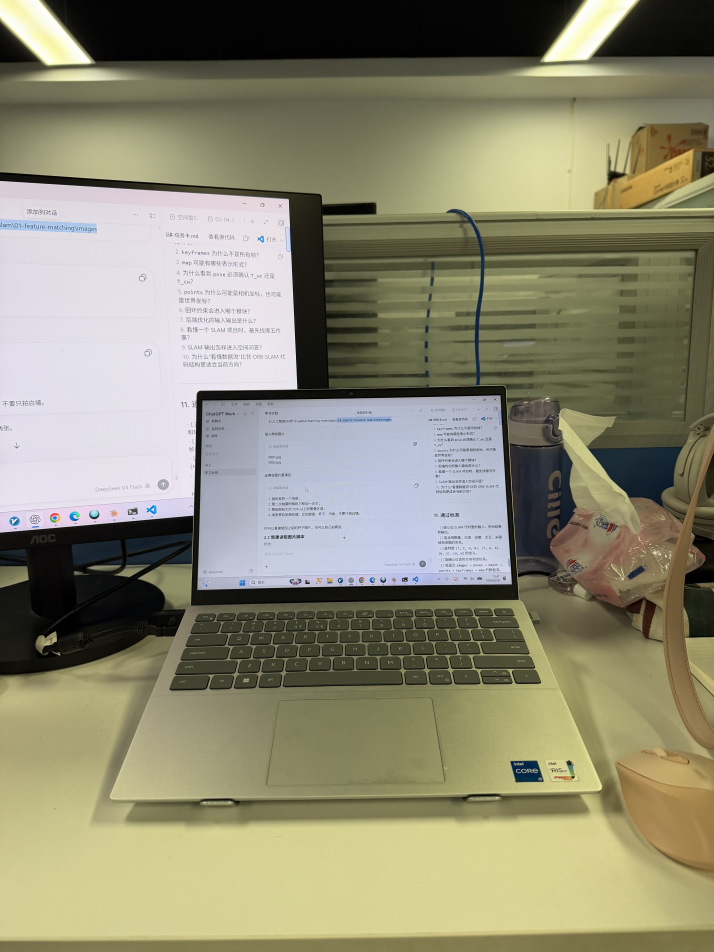
#> input picture labs/3.4-slam/01-feature-matching/images/0001.JPG, 4284 x 5712 px (shown at 1/6 size)
$ python read_images.py
#> lines starting #> are read from the running program, lines starting #| are printed output that depends on the picture; long printed decimals are rounded
from pathlib import Path

import cv2
import numpy as np


# 第 1 步：准备两张图片，并让 OpenCV 正确读进来

#当前脚本所在目录
# Path(__file__)：当前脚本的路径。
# .parent：它所在的文件夹
base_dir=Path(__file__).parent


#两张图片的路径  /：Path 对象的路径拼接
img1_path=base_dir/"images"/"0001.JPG"
img2_path=base_dir/"images"/"0002.JPG"


# 定义一个函数：读取图片
def read_image_unicode(path):
    """
    使用 NumPy 先读取文件字节，再用 OpenCV 解码。

    目的：
    - 避免 OpenCV 在 Windows 中文路径下直接 imread 失败；
    - 保留图片的原始像素内容。
    """
    # 第一步：用 NumPy 读取文件字节
    # np.fromfile：把文件读成一串字节。
    # dtype=np.uint8：每个字节是 0–255 的整数。
    # str(path)：把 Path 对象转成字符串，因为 np.fromfile 需要字符串。
    # 效果：把图片文件原封不动地读进内存，变成一串数字
    file_bytes=np.fromfile(str(path),dtype=np.uint8)

    # 第二步：用 OpenCV 解码
    # cv2.imdecode：把字节解码成图像。
    # cv2.IMREAD_COLOR：读成彩色图。
    # 效果：把字节变成真正的图像数组
    image=cv2.imdecode(file_bytes,cv2.IMREAD_COLOR)
#> image is the input picture: shape (5712, 4284, 3); mean B, G, R 114.3, 137.7, 140.6

    # 第三步：检查是否成功
    if image is None:
        raise FileNotFoundError(f"图片读取失败:{path}")

    # 为什么不用 cv2.imread？
    # 因为：OpenCV 的 cv2.imread 在 Windows 中文路径下经常失败。
    # 用 np.fromfile + cv2.imdecode 可以绕过这个问题
    return image


#读取两张图片
img1=read_image_unicode(img1_path)
img2=read_image_unicode(img2_path)
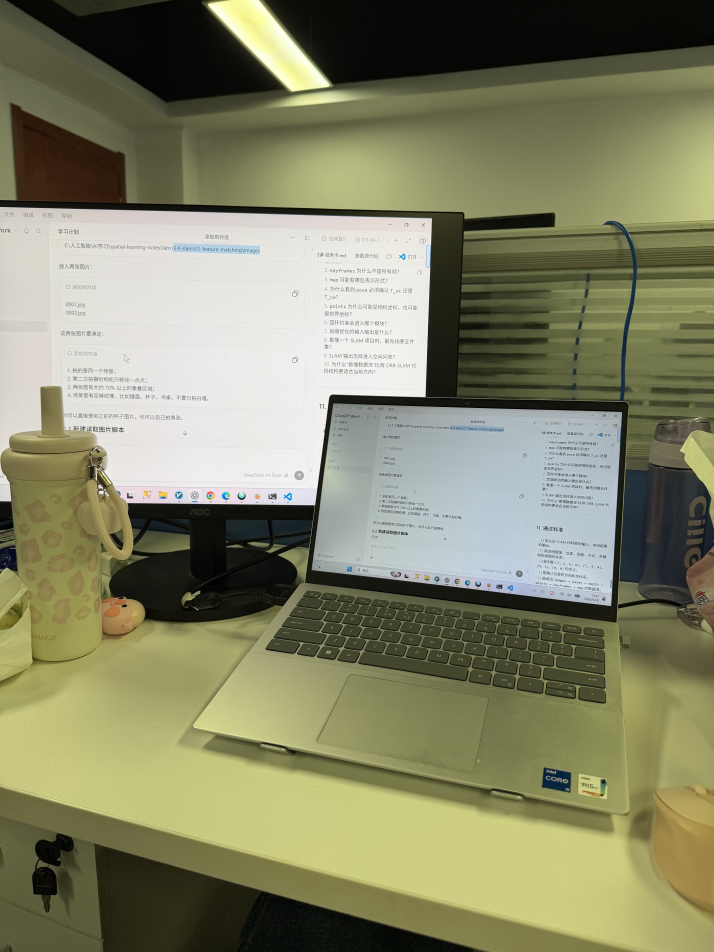
#> input picture labs/3.4-slam/01-feature-matching/images/0002.JPG, 4284 x 5712 px (shown at 1/6 size)
#> in read_image_unicode, image is the input picture: shape (5712, 4284, 3); mean B, G, R 103.4, 132.7, 132

#打印图片信息
#OpenCV 默认读取的是 BGR，不是 RGB  H,W,3
print("image1 path:", img1_path)
print("image1 shape:", img1.shape) #(5712, 4284, 3)
#| image1 shape: (5712, 4284, 3)
print("image1 dtype:", img1.dtype)
#| image1 dtype: uint8
print("image1 min/max:", img1.min(), img1.max())
#| image1 min/max: 0 255
print()
print("image2 path:", img2_path)
print("image2 shape:", img2.shape) #(5712, 4284, 3)
#| image2 shape: (5712, 4284, 3)
print("image2 dtype:", img2.dtype)
#| image2 dtype: uint8
print("image2 min/max:", img2.min(), img2.max())
#| image2 min/max: 0 255


# 第 2 步：缩小图片并转换成灰度图
# 目标
# 原始大图
#   → 按比例缩小
#   → BGR 彩色图
#   → 灰度图
# 为什么要这样做：
# - 特征检测通常只需要灰度纹理；
# - 缩小图片可以减少计算量；
# - 保持宽高比，避免图片被拉伸变形。
# 定义函数：按比例缩小图片
def resize_keep_ratio(image,max_side=1280):
    """
    按比例缩小图片，使最长边不超过 max_side。

    如果原图本来就不大，则不放大。
    """
#> called with max_side = 1280
    height,width=image.shape[:2]  #取图片的前两个维度，就是高度和宽度

    #计算缩放比例
    # max(height, width)：图片最长的那条边。
    # max_side / max(height, width)：最长边缩到 max_side 需要的比例。
    # min(1.0, ...)：如果图片本来就不大，比例不超过 1.0，也就是不放大。
    # 效果：如果图片是 4000×3000，最长边 4000，比例是 1280/4000 = 0.32。
    # 如果图片是 800×600，最长边 800，比例是 1280/800 = 1.6，但取 min(1.0, 1.6) = 1.0，不放大。
    # 生活比喻：大图 → 缩小到最长边 1280。小图 → 保持原样。
    scale=min(1.0,max_side/max(height,width))

    #如果比例小于 1.0，就缩小
    if scale<1.0:
        new_width=int(width*scale)
        new_height=int(height*scale)

        #INTER_AREA 更适合缩小图片
        resized=cv2.resize(
            image,
            (new_width,new_height),
            interpolation=cv2.INTER_AREA  #缩小图片时推荐的插值方式
        )
        return resized
    #如果图片本来就不大，直接返回原图，不做缩放
    return image


#缩小两张图片
img1_small=resize_keep_ratio(img1)
img2_small=resize_keep_ratio(img2)

#转成灰度图
#opencv 默认读入的是BGR，这里转成灰度
gray1=cv2.cvtColor(img1_small,cv2.COLOR_BGR2GRAY)
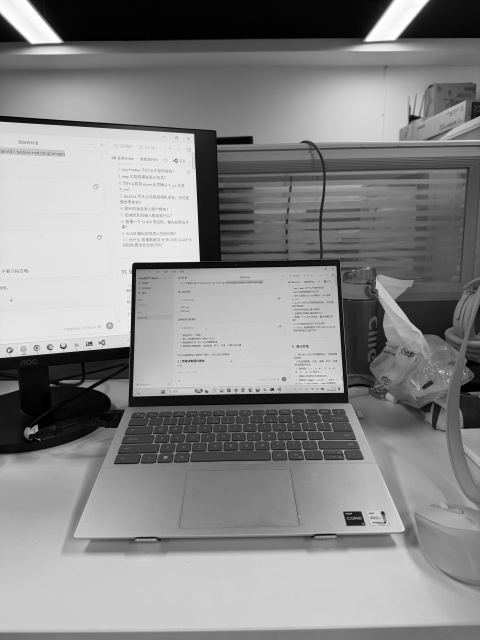
#> gray1: shape (1280, 960) (shown at 1/2 size); min 0, max 255, mean 135.9
gray2=cv2.cvtColor(img2_small,cv2.COLOR_BGR2GRAY)
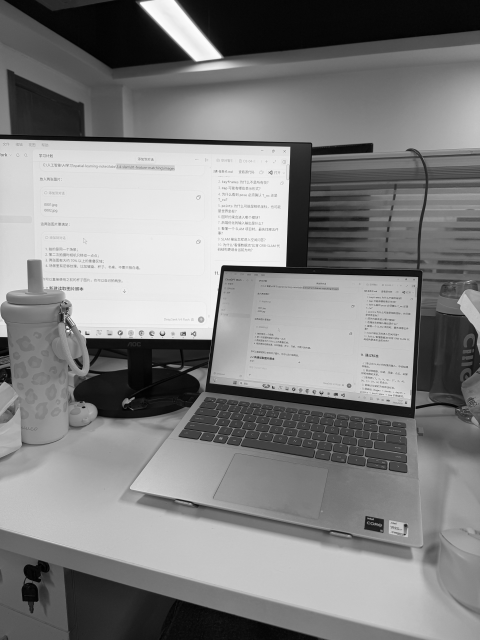
#> gray2: shape (1280, 960) (shown at 1/2 size); min 1, max 254, mean 129.2

#查看缩小后的彩色图形状
print("img1_small shape:",img1_small.shape) #(1280, 960, 3)
#| img1_small shape: (1280, 960, 3)
print("img2_small shape:",img2_small.shape) #(1280, 960, 3)
#| img2_small shape: (1280, 960, 3)

#查看灰度图形状
print("gray1 shape:",gray1.shape) #(1280, 960)
#| gray1 shape: (1280, 960)
print("gray2 shape:",gray2.shape) #(1280, 960)
#| gray2 shape: (1280, 960)


# 第 3 步：检测两张图的 ORB 特征点
# 在两张灰度图里，检测 ORB 特征点，并计算它们的描述子。
# 也就是说：找出图片里“好认的点”。
# 给每个点算一个“指纹”，用来判断两张图里哪些点是同一个。

# keypoint：特征点在图片中的位置
# 1. 特征点（keypoint）
# 特征点就是：图片里好认的点。
# 比如：拐角,边缘交点,纹理明显的地方
# 每个特征点有一个位置：(x, y)。

# descriptor：描述这个特征点周围长什么样的向量
# 2. 描述子（descriptor）
# 描述子就是：描述这个特征点周围长什么样的向量。
# 它就像特征点的“指纹”。
# 同一个真实点，在不同图片里，描述子应该很相似。
# 不同的点，描述子应该差很多。

# match：判断第一张图的特征点和第二张图的哪个特征点是同一个
# 3. 匹配（match）
# 匹配就是：判断第一张图的特征点和第二张图的哪个特征点是同一个。
# 匹配靠的就是描述子。

#创建orb特征检测器
#nfeatures 表示最多保留多少个特征点
orb=cv2.ORB_create(nfeatures=1000)

#对第一张灰度图检测特征点和描述子
# orb.detectAndCompute：检测特征点并计算描述子。
# gray1：输入的灰度图。
# None：没有掩码，表示整张图都检测
keypoints1,descriptors1=orb.detectAndCompute(gray1,None)
#> keypoints1 = 1000 keypoints; strongest (x, y, size): (398, 522, 31), (397, 522, 37.2), (397, 521, 44.6), (394, 520, 92.6)

#对第二张灰度图检测特征点和描述子
keypoints2,descriptors2=orb.detectAndCompute(gray2,None)
#> keypoints2 = 1000 keypoints; strongest (x, y, size): (571, 532, 31), (570, 532, 37.2), (570, 531, 44.6), (570, 530, 53.6)

print("keypoints1 数量=",len(keypoints1)) #1000
#| keypoints1 数量= 1000
print("keypoints2 数量=",len(keypoints2)) #1000
#| keypoints2 数量= 1000

print(
    "descriptors1 shape =",
    None if descriptors1 is None else descriptors1.shape  #1000,32
)
#| descriptors1 shape = (1000, 32)

print(
    "descriptors2 shape =",
    None if descriptors2 is None else descriptors2.shape  #1000,32
)
#| descriptors2 shape = (1000, 32)


# 第 4 步：把两张图的特征点匹配起来
# 先理解流程：
# 第一张图的每个描述子
#   → 在第二张图里找最相似的描述子
#   → 得到匹配关系
# "相似"怎么判断？比较两个描述子的距离。
# 距离越小，越相似。
# 距离最小的那个，就是最佳匹配。

# ORB 的描述子是二进制向量，所以使用：NORM_HAMMING：计算二进制描述子的汉明距离

#创建暴力匹配器 暴力匹配器，逐个比较。
#ORB是二进制描述子，所以距离使用汉明距离
bf=cv2.BFMatcher(cv2.NORM_HAMMING)

#每个第一张图的特征点，找第二张图中最近的2个候选匹配
# 对每个特征点找最近的 2 个候选
# raw_matches = bf.knnMatch(descriptors1, descriptors2, k=2)
# knnMatch：K 近邻匹配。
# k=2：每个描述子找最近的 2 个候选。
# 为什么要找 2 个？
# 因为后面要用 Lowe ratio test 筛选。
# 返回结果：
# raw_matches：一个列表。
# 每个元素是一个 pair，包含 2 个匹配。
raw_matches=bf.knnMatch(descriptors1,descriptors2,k=2)
#> raw_matches = 1000 matches

#使用lowe ratio test 筛选更可靠的匹配
good_matches=[]

for pair in raw_matches:
    #正常情况下pair应该有两个元素:
    #第一步：检查 pair 是否有 2 个元素
    if len(pair)<2:
        continue

    #第二步：取出最佳和次佳匹配
    best_match,second_match=pair

    #最佳匹配明显优于第二匹配时，才认为它可靠
    # 最佳匹配的距离，必须明显小于次佳匹配的距离。
    # 为什么？如果最佳和次佳差不多，说明这个匹配不够独特。
    # 如果最佳明显优于次佳，说明这个匹配很可靠。
    # 0.75 是什么？这是一个经验值。
    # 越小越严格，匹配越少但越可靠。
    # 越大越宽松，匹配越多但可能有错误。
    if best_match.distance<0.75*second_match.distance:
        good_matches.append(best_match)
#> after the loop, good_matches = 186 matches


print("raw matches 数量=",len(raw_matches))
#| raw matches 数量= 1000
print("good matches 数量=",len(good_matches))
#| good matches 数量= 186

#再画匹配结果并保存
#创建结果目录
result_dir=base_dir/"results"
result_dir.mkdir(exist_ok=True)

#画出匹配关系
matched_image=cv2.drawMatches(
    img1_small,
    keypoints1,
    img2_small,
    keypoints2,
    good_matches,
    None,  #不提供输出图像，自动创建
    flags=cv2.DrawMatchesFlags_NOT_DRAW_SINGLE_POINTS  #不画没有匹配的点
)
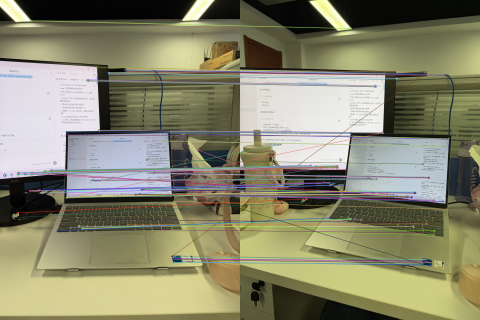
#> matched_image: shape (1280, 1920, 3) (shown at 1/4 size); mean B, G, R 110, 134.9, 136.3

#使用编码方式保存，避免中文路径可能造成的问题
match_path=result_dir/"feature_matches.jpg"
success,encoded=cv2.imencode(".jpg",matched_image)  #把图像编码成字节

if not success:
    raise RuntimeError("匹配结果编码失败")

encoded.tofile(str(match_path))  #把字节写入文件。
print("匹配结果已保存:",match_path)


# good matches 里仍然有错误匹配
#   → 不能直接拿来算相机运动
#   → 需要先用几何约束筛选
#   → RANSAC
# 那些水平、方向一致、连接同一物体同一位置的线，是可靠匹配；
# 斜着穿过整张图、明显跨越不同物体的线，通常是错误匹配。

# 第 7 步：用 RANSAC 筛掉几何上不一致的匹配。
# RANSAC 会尝试找一个满足大部分匹配点的几何关系：
# 大部分正确匹配
#   → 符合同一个几何关系
#   → 保留下来

# 少数错误匹配
#   → 不符合这个关系
#   → 当作 outlier 删除

# RANSAC 的思路是：尝试找一个满足大部分匹配点的几何关系。
# 具体说：大部分正确匹配 → 符合同一个几何关系 → 保留。
# 少数错误匹配 → 不符合这个关系 → 删除。
# 这里的"几何关系"就是基础矩阵 F。

# 理解基础矩阵 F
# F 描述的是：两张图之间的对极几何关系。
# 简单说：给你第一张图上的一个点。
# 用 F 一算，就能得到第二张图上的对极线。
# 正确的匹配点，一定落在这条对极线上。
# 所以：如果一对匹配点符合 F，它可能是正确的。
# 如果不符合，它就是错误匹配。


#把good_matches 转换成两张图片中的二维点坐标
#queryIdx：这个匹配点在第一张图中的编号
#trainIdx：这个匹配点在第二张图中的编号
# m.queryIdx：这个匹配点在第一张图中的编号。
# m.trainIdx：这个匹配点在第二张图中的编号。
# keypoints1[m.queryIdx].pt：取出第一张图中这个特征点的坐标 (x, y)。
# 同理第二张图。
# 结果：
# points1：形状 (N, 2)，第一张图中的 N 个点。
# points2：形状 (N, 2)，第二张图中的 N 个点。
points1=np.float32(
    [keypoints1[m.queryIdx].pt for m in good_matches]
)
#> points1 = 186 pairs, first value 59.04 to 863.4, second value 81.22 to 1050
points2=np.float32(
    [keypoints2[m.trainIdx].pt for m in good_matches]
)
#> points2 = 186 pairs, first value 148 to 835, second value 113.8 to 1060.8


#用ransac 计算基础矩阵F
#1.0：像素误差阈值
#0.999：置信度
#2000：最多迭代次数

# points1, points2：两张图中的匹配点。
# cv2.FM_RANSAC：用 RANSAC 方法估计 F。
# 1.0：像素误差阈值。误差小于 1 像素的点算内点。
# 0.999：置信度。99.9% 的概率找到正确解。
# 2000：最多迭代 2000 次。
# 返回两个东西：F：基础矩阵，形状 (3, 3)。
# mask：形状 (N, 1)，标记哪些点是内点。
# mask 的含义：
# mask[i] = 1：第 i 个匹配是内点（符合 F）。
# mask[i] = 0：第 i 个匹配是外点（不符合 F）
F,mask=cv2.findFundamentalMat(
    points1,
    points2,
    cv2.FM_RANSAC,
    1.0,
    0.999,
    2000
)
#> F = [[1.66e-07, 4.06e-06, -0.0021], [-2.12e-06, 2.76e-07, -0.00508], [0.00121, 0.00296, 1]]; mask = 186 values, max 1 at index 0, min 0 at index 6, mean 0.672

if F is None:
    raise RuntimeError("基础矩阵估计失败")

#mask形状是（N，1），把它拉平成（N，）
mask=mask.ravel().astype(bool)  #转成布尔值

#只保留被ransac认为是内点的匹配
# zip(good_matches, mask)：把匹配和 mask 配对。
# if keep：只保留 mask 为 True 的匹配
inlier_matches=[
    match
    for match,keep in zip(good_matches,mask)
    if keep
]
#> inlier_matches = 125 matches

print("RANSAC 前匹配数 =", len(good_matches))
#| RANSAC 前匹配数 = 186
print("RANSAC 内点数 =", len(inlier_matches))
#| RANSAC 内点数 = 125
print("RANSAC 外点数 =", len(good_matches) - len(inlier_matches))
#| RANSAC 外点数 = 61
print("基础矩阵 F shape =", F.shape)
#| 基础矩阵 F shape = (3, 3)

# 画出经过 RANSAC 筛选后的匹配
filtered_image=cv2.drawMatches(
    img1_small,
    keypoints1,
    img2_small,
    keypoints2,
    inlier_matches,
    None,
    flags=cv2.DrawMatchesFlags_NOT_DRAW_SINGLE_POINTS
)
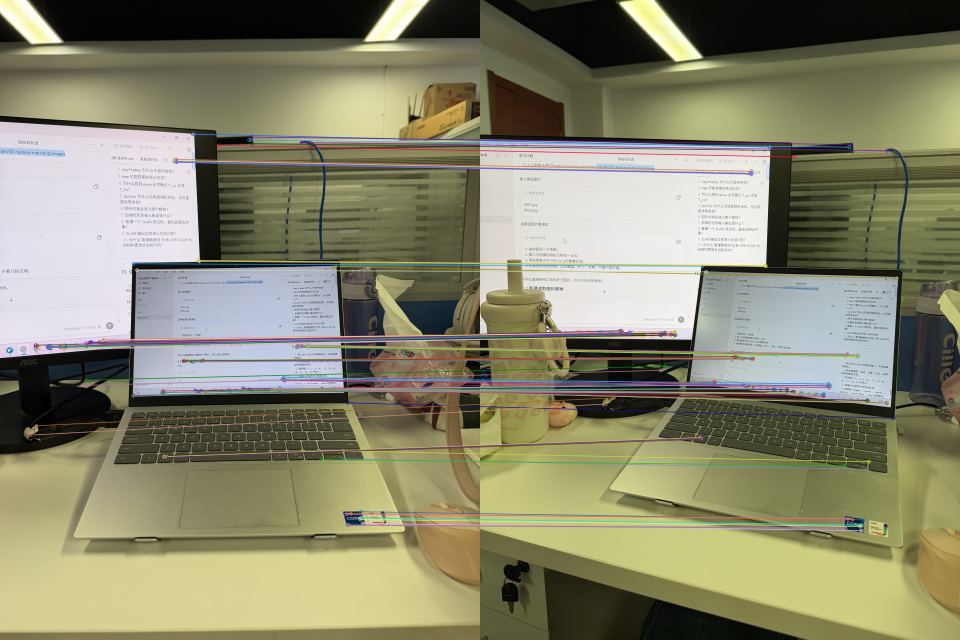
#> filtered_image: shape (1280, 1920, 3) (shown at 1/2 size); mean B, G, R 109.3, 135, 136.5

filtered_path = result_dir / "feature_matches_ransac.jpg"
success, encoded = cv2.imencode(".jpg", filtered_image)

if not success:
    raise RuntimeError("RANSAC 匹配结果编码失败")

encoded.tofile(str(filtered_path))

print("RANSAC 过滤结果已保存:", filtered_path)


# 第 8 步：从两张图片的对应点估计相机相对运动 R、t
# 先分清两个矩阵：
# F：基础矩阵，作用在像素坐标上
# E：本质矩阵，作用在归一化相机坐标上

# 矩阵	         全称	         作用在什么坐标	         描述什么
# F	           基础矩阵	            像素坐标	      两张图的几何关系
# E	           本质矩阵	          归一化相机坐标	   两张图的几何关系
# 区别在于：
# F 直接作用在像素坐标上，不需要内参。
# E 作用在归一化相机坐标上，需要内参。
# 所以要从 F 得到相机的 R 和 t，通常要经过 E。
# 而算 E 需要相机内参 K。


# 1）先构造近似相机内参
#取出图片的高、宽
height,width=gray1.shape

#近似焦距
#真实相机应该通过标定得到焦距，这里只是为了先跑通流程
focal=1.0*max(width,height) #取最长边作为焦距

#近似内参矩阵
K_approx=np.array(
    [
        [focal,0.0,width/2.0],
        [0.0,focal,height/2.0],
        [0.0,0.0,1.0]
    ],
    dtype=float
)

print("K_approx =")
print(K_approx)
#| [[1.28e+03 0.00e+00 4.80e+02]
#|  [0.00e+00 1.28e+03 6.40e+02]
#|  [0.00e+00 0.00e+00 1.00e+00]]
# 这里：
# fx = fy = focal  水平、垂直焦距
# cx = width / 2    主点在图片中心
# cy = height / 2   主点在图片中心
# 真实项目中，相机内参应该来自标定，而不是随意设置


# 2)只使用 RANSAC 内点估计 E
# 只用 RANSAC 认为是内点的匹配来估计 E。
# 为什么？因为 E 对错误匹配很敏感。用内点估计更准
# 取出ransac筛选后的二维对应点
points1_inliers=points1[mask]
#> points1_inliers = 125 pairs, first value 59.04 to 724.8, second value 267.8 to 1050
points2_inliers=points2[mask]
#> points2_inliers = 125 pairs, first value 250.8 to 833.6, second value 288.6 to 1060.8

#使用内点估计本质矩阵E
#ransac：继续处理少量残余错误
#1.0:像素误差阈值
#0.999：置信度
E,essential_mask=cv2.findEssentialMat(
    points1_inliers,
    points2_inliers,
    K_approx,#近似内参
    method=cv2.RANSAC, #用 RANSAC 方法估计 E
    prob=0.999,  #置信度
    threshold=1.0  #像素误差阈值
)
#> E = [[-0.0348, 0.281, 0.203], [-0.0761, 0.0531, -0.674], [-0.125, 0.633, -0.0193]]; essential_mask = 125 values, max 1 at index 1, min 0 at index 0, mean 0.752

#如果匹配点太少或质量太差，E 可能是 None。
if E is None:
    raise RuntimeError("本质矩阵估计失败")

print("E shape =",E.shape)
#| E shape = (3, 3)
print("E =")
print(E)
#| [[-0.03479  0.281  0.203]
#|  [-0.07614  0.05311 -0.6737]
#|  [-0.1248  0.6326 -0.01927]]

# 返回两个东西：E：本质矩阵，形状 (3, 3)。
# essential_mask：标记哪些点是内点。
# 为什么这里还要再用一次 RANSAC？
# 因为：即使上一步筛过一遍，仍然可能有少量残余错误匹配。
# 再用一次 RANSAC，进一步清洗。


# 3)恢复 R 和 t
#recoverPose 会从E中恢复相对旋转和平移
#返回的t只提供方向，不能提供真实物理尺度
num_pose_inliers,R,t,pose_mask=cv2.recoverPose(
    E,  #本质矩阵
    points1_inliers,  #匹配点
    points2_inliers,
    K_approx  #内参
)
#> num_pose_inliers = 125; R = [[0.943, -0.111, 0.315], [0.0938, 0.993, 0.0677], [-0.32, -0.0343, 0.947]]; t = [-0.87, -0.274, 0.41]; pose_mask = 125 values from 255 to 255

# 返回四个东西：
# num_pose_inliers：内点数量。
# R：旋转矩阵，形状 (3, 3)。
# t：平移向量，形状 (3, 1)。
# pose_mask：标记哪些点支持这个解。
# 注意：t 只提供方向，不能提供真实物理尺度。
# 也就是说：你能知道相机朝哪个方向移动。但不知道移动了多少厘米/米。
# 为什么？因为从两张图片估计运动，存在尺度不确定性：
# 相机移动 1 米拍的照片。
# 相机移动 10 米拍的照片。
# 在图片上看可能是一样的。
# 所以 t 被归一化了，只有方向。

print("recoverPose 内点数 =",num_pose_inliers)
#| recoverPose 内点数 = 125
print("R shape =",R.shape)
#| R shape = (3, 3)
print("t shape =",t.shape)
#| t shape = (3, 1)

print("R =")
print(R)
#| [[ 0.9428 -0.1105  0.3146]
#|  [ 0.09384  0.9933  0.0677]
#|  [-0.32 -0.0343  0.9468]]

print("t =")
print(t)
#| [[-0.8702]
#|  [-0.2739]
#|  [ 0.4096]]

# R：第一台相机到第二台相机的旋转
# t：第一台相机到第二台相机的平移方向
# t 的长度被归一化，所以只有方向，没有真实米数
# 也就是说，你现在能得到：相机转了多大,相机朝哪个方向移动
# 但还不能直接知道：相机移动了多少厘米/米
# 因为这需要尺度信息。


# 4) 组合成 4×4 相对位姿
T_relative=np.eye(4)  #创建一个 4×4 单位矩阵
T_relative[:3,:3]=R  #前 3×3 放 R
T_relative[:3,3]=t.ravel()  #前 3 行第 4 列放 t

print("T_relative =")
print(T_relative)
#T_relative 表示：第一帧相机坐标→ 第二帧相机坐标的刚体变换。


# 第 9 步：从相对位姿中提取第二台相机的位置
# recoverPose 得到的相对位姿可以写成：P2 = R @ P1 + t
# 其中：P1：同一个点在第一帧相机坐标中的位置
# P2：同一个点在第二帧相机坐标中的位置
# 第二台相机在第一台相机坐标中的位置是：C2_in_1 = -R.T @ t
# 你可以把它理解成：
# 相机 1 在世界原点
#   → 经过 R、t
#   → 求相机 2 相对于相机 1 的位置
# why? 公式 C2_in_1 = -R.T @ t 是怎么来的？
# 我们从公式出发：P2 = R @ P1 + t
# 第一步：相机 2 的原点在相机 1 中在哪？
# 相机 2 的原点，在相机 2 自己的坐标系中是：P2 = (0, 0, 0)
# 第二步：代入公式
# 0 = R @ P1 + t
# 第三步：解出 P1
# R @ P1 = -t
# P1 = -R⁻¹ @ t
# 第四步：用 Rᵀ = R⁻¹
# P1 = -Rᵀ @ t
# 这个 P1 就是：相机 2 的原点，在相机 1 坐标系中的位置。
# 所以：C2_in_1 = -R.T @ t

#计算第二台相机在第一台相机坐标中的位置
C2_in_1=-R.T @ t  # 3x3 @ 3x1 -> 3x1
#> C2_in_1 = [0.977, 0.19, -0.0955]

print("第二台相机在第一台相机坐标中的位置:")
print(C2_in_1)
#| [[ 0.9771 ]
#|  [ 0.1899]
#|  [-0.09547 ]]
print("C2_in_1 shape =",C2_in_1.shape) #3,1
#| C2_in_1 shape = (3, 1)


#组成两帧的简化轨迹
#第一台相机放在原点
#第二台相机的位置用c2_in_1表示
trajectory_two_frames=np.vstack( #np.vstack：竖直堆叠
    [
        np.zeros((1,3)), #相机 1 的位置，放在原点 (0, 0, 0)
        C2_in_1.reshape(1,3) #相机 2 的位置，形状从 (3, 1) 变成 (1, 3)
    ]
)
#> trajectory_two_frames = [[0, 0, 0], [0.977, 0.19, -0.0955]]

print("两帧轨迹 shape=",trajectory_two_frames.shape) #2,3
#| 两帧轨迹 shape= (2, 3)
print("两帧轨迹:")
print(trajectory_two_frames)
#| [[ 0.          0.          0.        ]
#|  [ 0.9771   0.1899 -0.09547 ]]


#第 10 步：准备 VO 的多帧输入 从视频中每隔几帧提取一张图片，得到连续的图像序列
# 为什么不能每一帧都处理？
# 假设视频是 30 FPS，拍 10 秒就是大约 300 帧。
# 如果每一帧都做：ORB 特征
# → 特征匹配
# → RANSAC
# → 相机运动
# 计算量会很大，而且相邻帧变化太小。
# 所以先每隔 15 帧取一帧：
# 第 0 帧
# 第 15 帧
# 第 30 帧
# 第 45 帧
# ...
# 这样既保留连续运动，又减少计算量。
# 新建抽帧脚本 在extract_frames.py中
